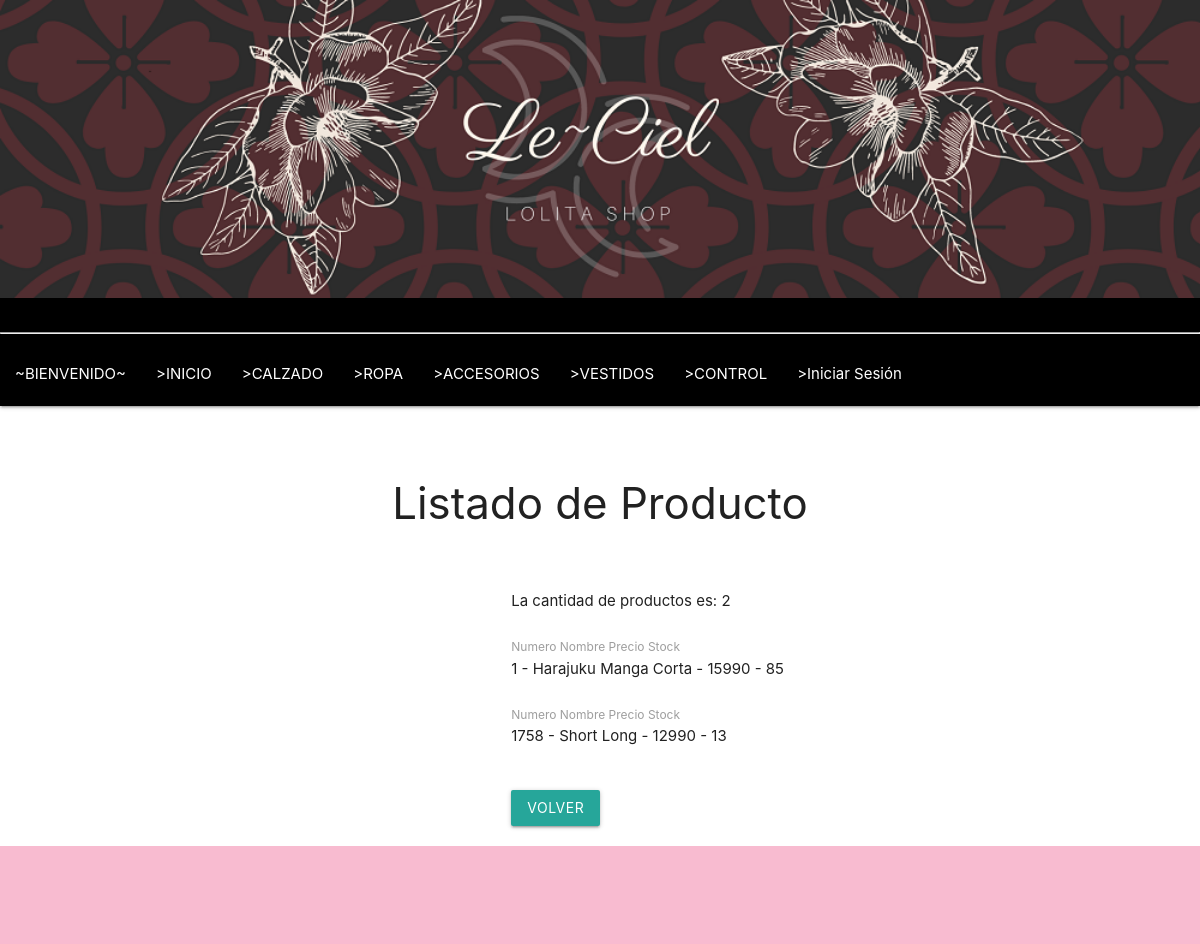
Before: /productos/mostrar_productos (upper part) with the older database file.
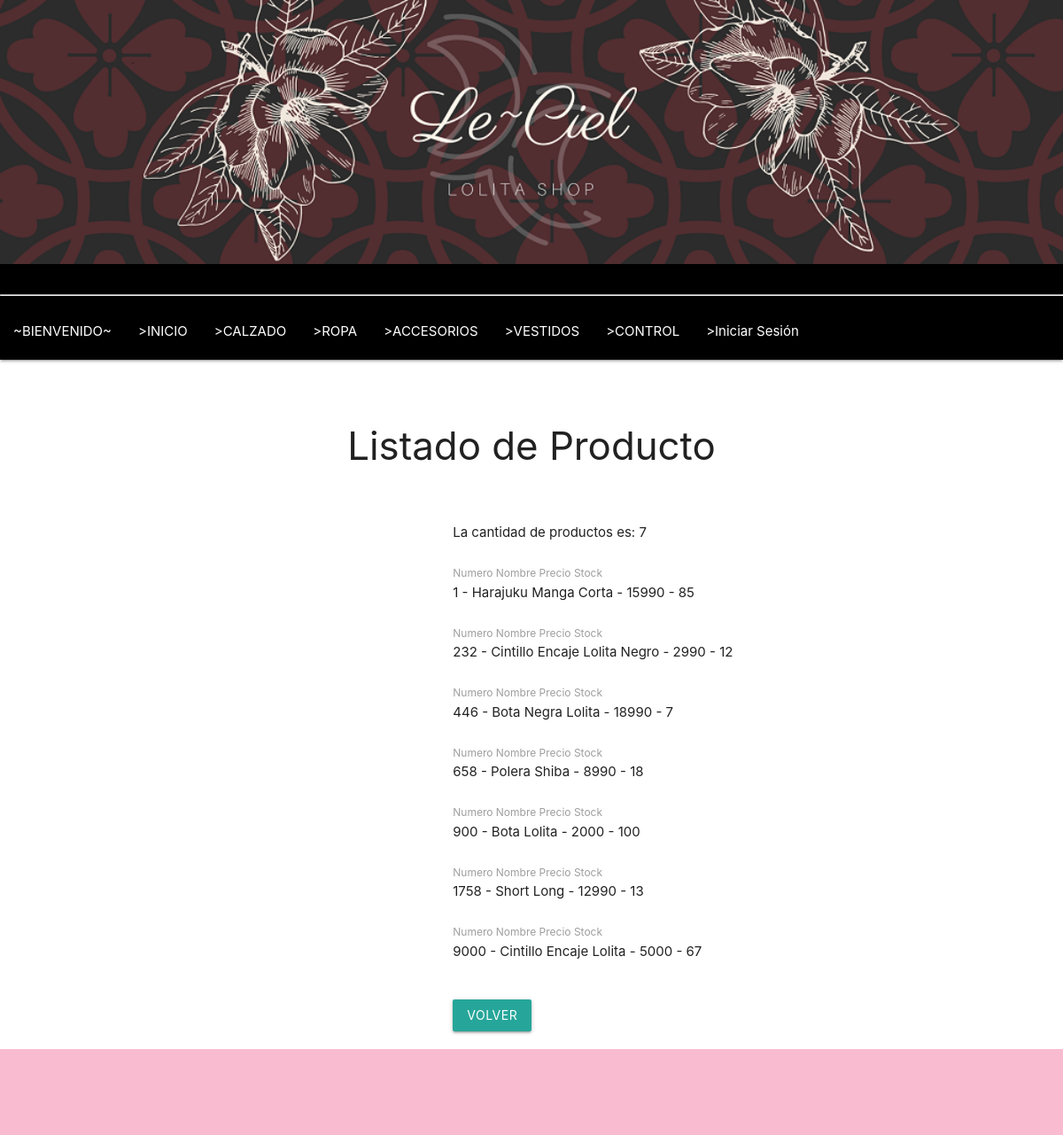
After: the same page with the newer database file.
### productos/models.py (models this page shows, shortened)
class Producto(models.Model):
    id_producto     = models.AutoField(db_column='id_producto', primary_key=True)
    numero          = models.IntegerField(blank=True, null=True)
    nombre          = models.CharField(max_length=20, blank=True, null=True)
    precio          = models.IntegerField(blank=True, null=True)
    stock           = models.IntegerField(blank=True, null=True)
    foto            = models.ImageField(upload_to='foto', blank=True, null=True)
    tipo            = models.CharField(max_length=20, blank=True, null=True)
    activo          = models.IntegerField(blank=True, null=True)
    class Meta:
        ordering = ["numero"]

### productos/views.py (the view)
# urls.py: path('mostrar_productos',views.mostrar_productos, name='mostrar_productos'),
def mostrar_productos(request):
    print("Estamos en la vista mostrar productos")
    lista = Producto.objects.all()
    context={'listado':lista}
    return render(request,'productos/listar_productos.html',context)

### productos/templates/productos/listar_productos.html (shortened to what this page needs)
{% extends "productos/base.html" %}
{% block content%}
    {% load static %}
    <h3>Listado de Producto</h3>
    <br><br>
    <div class="row">
        <div class="col s4 offset-s5">
            La cantidad de productos es: {{ listado | length }} <br><br>
            {% for producto in listado %}
                <label>Numero   </label><label>   Nombre   </label><label>   Precio   </label><label>   Stock</label><br>
                {{ producto.numero }} - {{ producto.nombre}} - {{producto.precio}} - {{producto.stock}} <br><br>
            {% endfor %}
        </div>
    </div>
    <div class="row">
            <div class="col s3 offset-s5">
                <a href="administrar" class="waves-effect waves-light btn">Volver</a>
            </div>
    </div>
{% endblock %}

### productos/templates/productos/base.html (shortened to what this page needs)
<!DOCTYPE html>
<html lang="en">
<head>
    {% load static %}
    <link rel="stylesheet" type="text/css" href="{% static 'css/tools.css' %}">
    <link type="text/css" rel="stylesheet" href="{% static 'css/materialize.min.css' %}"/>
</head>
<body>
<center>
    <nav class="nav-extended #000000 black" >
        <div class="nav-wrapper">
            <center><img class="responsive-img" alt="" src="{%static 'Imagenes/portada_2.png' %}" width="1500" height="1000"></center>
            </div>
        <hr>
        <div class="nav-wrapper" >
            <ul class="col s12 ">
                <li class="tab" ><a href="" > ~BIENVENIDO~ </a></li>
                <li class="tab"><a href="inicio" >>INICIO</a></li>
                <li class="tab"><a href="Calzado" >>CALZADO</a></li>
                <li class="tab"><a href="Ropa" >>ROPA</a></li>
                <li class="tab"><a href="Accesorios" >>ACCESORIOS</a></li>
                <li class="tab"><a href="Vestidos" >>VESTIDOS</a></li>
                <li class="tab"><a href="administrar" >>CONTROL</a></li>
                {% if not user.is_authenticated %}
                <li class="tab"><a href="{% url 'auth_login' %}" >>Iniciar Sesión</a></li>
                {% endif %}
            </ul>
        </div>
    </nav>
</center><br><br>
    <div class="row">
        {% block content %}
        {% endblock %}
            <div class="background #f8bbd0 pink lighten-4" >
                <div class="carousel">
                </div>
            </div>
    </div>
</body>
</html>

### Lolita/static/css/tools.css (style rules this page uses)
h3 { text-align:center; }
label { text-align: center; }
label { color: black; }

Changed rows visible on the page:
added Producto: numero "232", nombre "Cintillo Encaje Lolita Negro", precio "2990", stock "12"
added Producto: numero "446", nombre "Bota Negra Lolita", precio "18990", stock "7"
added Producto: numero "658", nombre "Polera Shiba", precio "8990", stock "18"
added Producto: numero "900", nombre "Bota Lolita", precio "2000", stock "100"
added Producto: numero "9000", nombre "Cintillo Encaje Lolita", precio "5000", stock "67"
Other visible differences:
{{ listado | length }}: "2" → "7"
